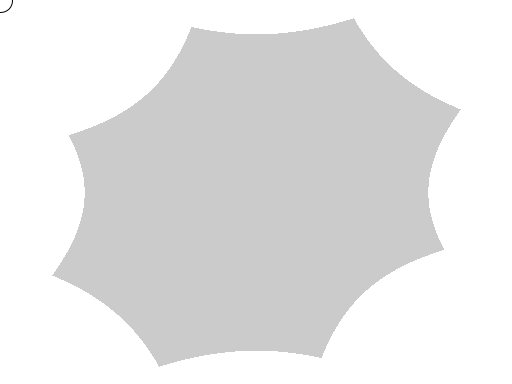
Frame 1 (no input)
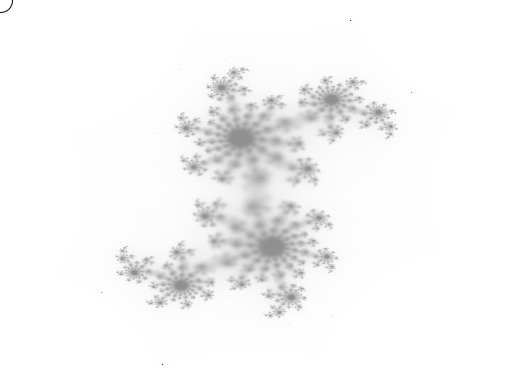
Frame 60 (the mouse pressed at the canvas centre just before this capture)
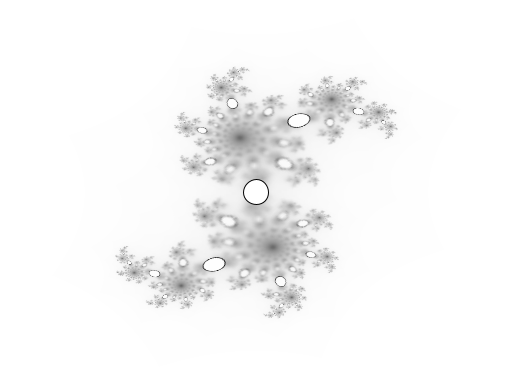
Frame 120 (the mouse held since frame 60 and released just before this capture)

The Processing sketch that drew these frames (run headless with seeded random() and noise(); from frame 60 on, the mouse is pressed at the canvas centre):

// Processing sketch: processing_8056
// ── processing_8056.pde

	void setup() {
		size(512, 384);
		smooth();
	}

	public void draw() {
		loadPixels();
		for (int x = 0; x < width; x++) {
			for (int y = 0; y < height; y++) {

				float u, v, zoom, c_real, c_imaginary, julia_u, julia_v;

				zoom = 1.88f;
				c_real = 0.1f;
				c_imaginary = 0.11f;

				u = ((float) x / (float) width - 0.5f) * zoom;
				v = ((float) y / (float) height - 0.5f) * zoom;

				julia_u = (u * u - v * v + c_real + 0.5f) * width;
				julia_v = (2 * u * v + c_imaginary + 0.5f) * height;

				VectorType complex_squared = new VectorType(julia_u, julia_v);
				int col = getColor(complex_squared, pixels);
				set(x, y, col);

			}
		}

		ellipse(mouseX, mouseY, 25, 25);
	}

	/**
	 * @param subPixelPosition
	 * @return bilinear filtered color
	 */
	public int getColor(VectorType subPixelPosition, int[] sourcePixels) {
		int x = floor(subPixelPosition.x);
		int y = floor(subPixelPosition.y);
		float u = subPixelPosition.x - x;
		float v = subPixelPosition.y - y;

		if (x < 0 || y < 0 || x >= width - 1 || y >= height - 1) {
			return color(255);
		}

		int indexTopLeft = x + y * width;
		int indexTopRight = x + 1 + y * width;
		int indexBottomLeft = x + (y + 1) * width;
		int indexBottomRight = x + 1 + (y + 1) * width;

		try {
			int col = lerpColor(lerpColor(sourcePixels[indexTopLeft],
					sourcePixels[indexTopRight], u), lerpColor(
					sourcePixels[indexBottomLeft],
					sourcePixels[indexBottomRight], u), v);
			float r = red(col);
			float g = green(col);
			float b = blue(col);

			r = constrain(r - 1, 0, 255);
			g = constrain(g - 1, 0, 255);
			b = constrain(b - 1, 0, 255);

			return color(r, g, b);
		} catch (Exception e) {
			System.out.println("getBufferColor: " + x + " | " + y);
		}
		return color(0);
	}

	public class VectorType {
		float x, y;

		public VectorType() {
			x = 0;
			y = 0;
		}

		public VectorType(float x, float y) {
			this.x = x;
			this.y = y;
		}

		public VectorType(VectorType v) {
			x = v.x;
			y = v.y;
		}

		public VectorType add(VectorType vector) {
			x += vector.x;
			y += vector.y;

			return this;
		}

		public VectorType sub(VectorType vector) {
			x -= vector.x;
			y -= vector.y;

			return this;
		}

		public float distance(VectorType theOtherVector) {
			return sqrt((x - theOtherVector.x) * (x - theOtherVector.x)
					+ (y - theOtherVector.y) * (y - theOtherVector.y));
		}

	}
